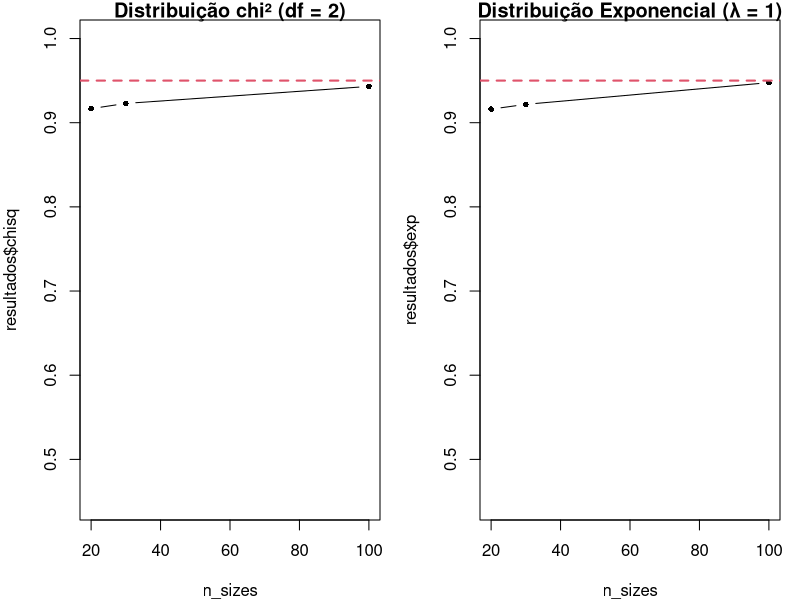

R code for this plot: (Note: a time limit stopped this script after it produced the figure.)
#Pedro Augusto Cardoso Costa

set.seed(2020054080)

############# Questão 1 #############  

m <- 10000
alpha <- 0.05
n_sizes <- c(20, 30, 100)

simula_cobertura <- function(n, dist_fun, dist_params, true_mean) {
  cobertura <- numeric(length(n))
  
  for (l in 1:length(n)) {
    y <- replicate(m, {
      amostra <- do.call(dist_fun, c(list(n[l]), dist_params))
      
      media_amostral <- mean(amostra)
      erro_padrao <- sd(amostra) / sqrt(n[l])
      margem_erro <- qt(0.975, df = n[l] - 1) * erro_padrao
      ic_inf <- media_amostral - margem_erro
      ic_sup <- media_amostral + margem_erro
      
      ifelse(true_mean >= ic_inf & true_mean <= ic_sup, 1, 0)
    })
    
    cobertura[l] <- mean(y)
  }
  
  return(cobertura)
}
resultados <- list()

true_mean_chisq <- 2
resultados$chisq <- simula_cobertura(n_sizes, rchisq, list(df = 2), true_mean_chisq)

true_mean_exp <- 1  
resultados$exp <- simula_cobertura(n_sizes, rexp, list(rate = 1), true_mean_exp)

par(mfrow = c(1, 2))
par(mar = c(4, 4, 1, 1))

plot(n_sizes, resultados$chisq, type = "b", pch = 16, cex = 0.75, ylim = c(0.45, 1), main = "Distribuição chi² (df = 2)")
abline(h = 0.95, col = 2, lty = 2, lwd = 2)

plot(n_sizes, resultados$exp, type = "b", pch = 16, cex = 0.75, ylim = c(0.45, 1), main = "Distribuição Exponencial (λ = 1)")
abline(h = 0.95, col = 2, lty = 2, lwd = 2)


##################### Exercicio 2 ##################### 
IC_teorico <- function(amostra, conf = 0.95) {
  n <- length(amostra)
  media <- mean(amostra)
  erro_padrao <- sd(amostra) / sqrt(n)
  margem_erro <- qt((1 + conf) / 2, df = n - 1) * erro_padrao
  c(media - margem_erro, media + margem_erro)
}
IC_boot_normal <- function(amostra, B = 200, estimador = mean, conf = 0.95) {
  est_pontual <- estimador(amostra)
  reamostras <- replicate(B, sample(amostra, length(amostra), replace = TRUE))
  est_reamostras <- apply(reamostras, 2, estimador)
  li <- est_pontual - qnorm((1 + conf) / 2) * sd(est_reamostras)
  ls <- est_pontual + qnorm((1 + conf) / 2) * sd(est_reamostras)
  c(li, ls)
}
IC_boot_perc <- function(amostra, B = 200, estimador = mean, conf = 0.95) {
  reamostras <- replicate(B, sample(amostra, length(amostra), replace = TRUE))
  est_reamostras <- apply(reamostras, 2, estimador)
  li <- quantile(est_reamostras, (1 - conf) / 2)
  ls <- quantile(est_reamostras, (1 + conf) / 2)
  c(li, ls)
}

# Parâmetros do estudo
m <- 10000
n_sizes <- c(20, 50, 100)
conf <- 0.95

calcula_cobertura <- function(n, dist_fun, dist_params, true_mean) {
  resultados <- matrix(0, nrow = length(n), ncol = 3)
  colnames(resultados) <- c("t-Student", "Bootstrap Normal", "Bootstrap Percentílico")
  
  for (l in 1:length(n)) {
    y_t <- numeric(m)
    y_boot_normal <- numeric(m)
    y_boot_perc <- numeric(m)
    
    for (j in 1:m) {
      amostra <- do.call(dist_fun, c(list(n[l]), dist_params))
      
      ic_t <- IC_teorico(amostra, conf)
      y_t[j] <- ifelse(true_mean >= ic_t[1] & true_mean <= ic_t[2], 1, 0)
      
      ic_boot_normal <- IC_boot_normal(amostra, B = 200, estimador = mean, conf = conf)
      y_boot_normal[j] <- ifelse(true_mean >= ic_boot_normal[1] & true_mean <= ic_boot_normal[2], 1, 0)
      
      ic_boot_perc <- IC_boot_perc(amostra, B = 200, estimador = mean, conf = conf)
      y_boot_perc[j] <- ifelse(true_mean >= ic_boot_perc[1] & true_mean <= ic_boot_perc[2], 1, 0)
    }
    
    resultados[l, 1] <- mean(y_t)
    resultados[l, 2] <- mean(y_boot_normal)
    resultados[l, 3] <- mean(y_boot_perc)
  }
  
  return(resultados)
}

true_mean_normal <- 0
resultados_normal <- calcula_cobertura(n_sizes, rnorm, list(mean = 0, sd = 1), true_mean_normal)

true_mean_lognormal <- exp(0.5)  
resultados_lognormal <- calcula_cobertura(n_sizes, rlnorm, list(meanlog = 0, sdlog = 1), true_mean_lognormal)

print("Resultados para distribuição Normal:")
print(resultados_normal)

print("Resultados para distribuição Lognormal:")
print(resultados_lognormal)
